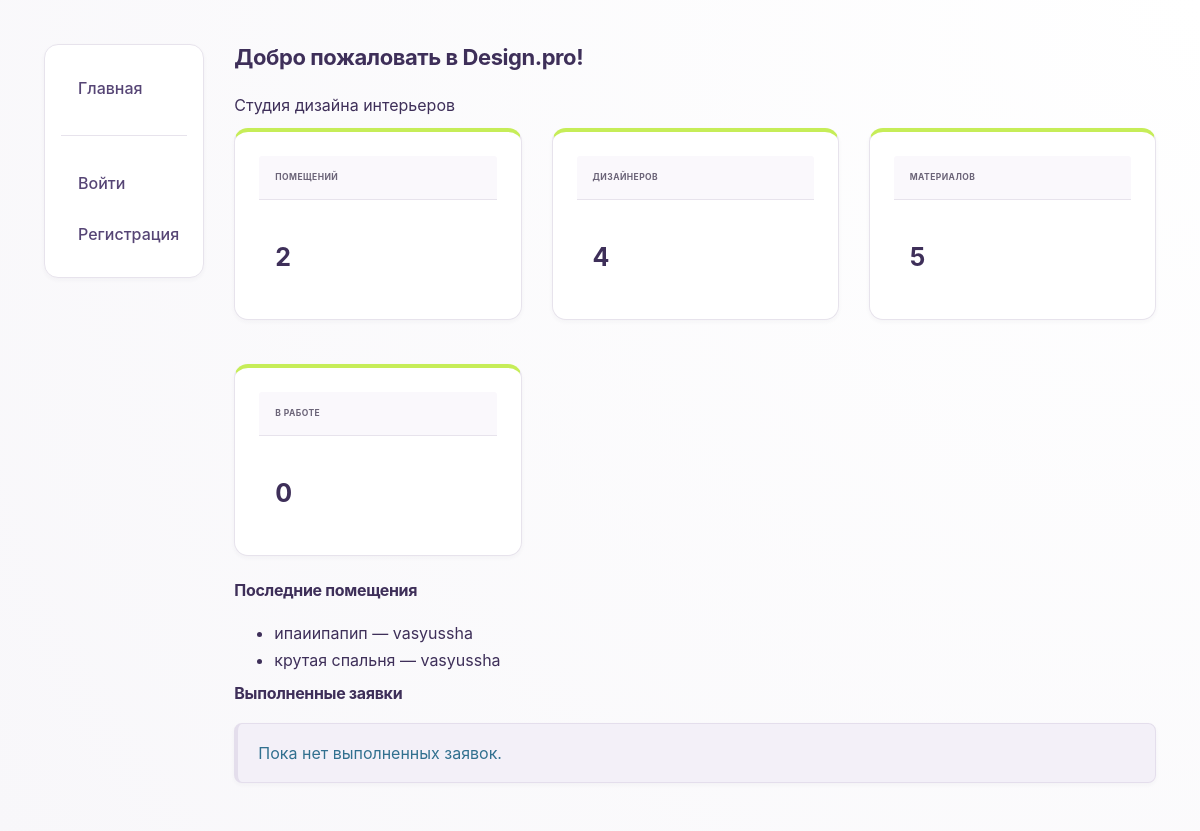
The app's page /, older data.
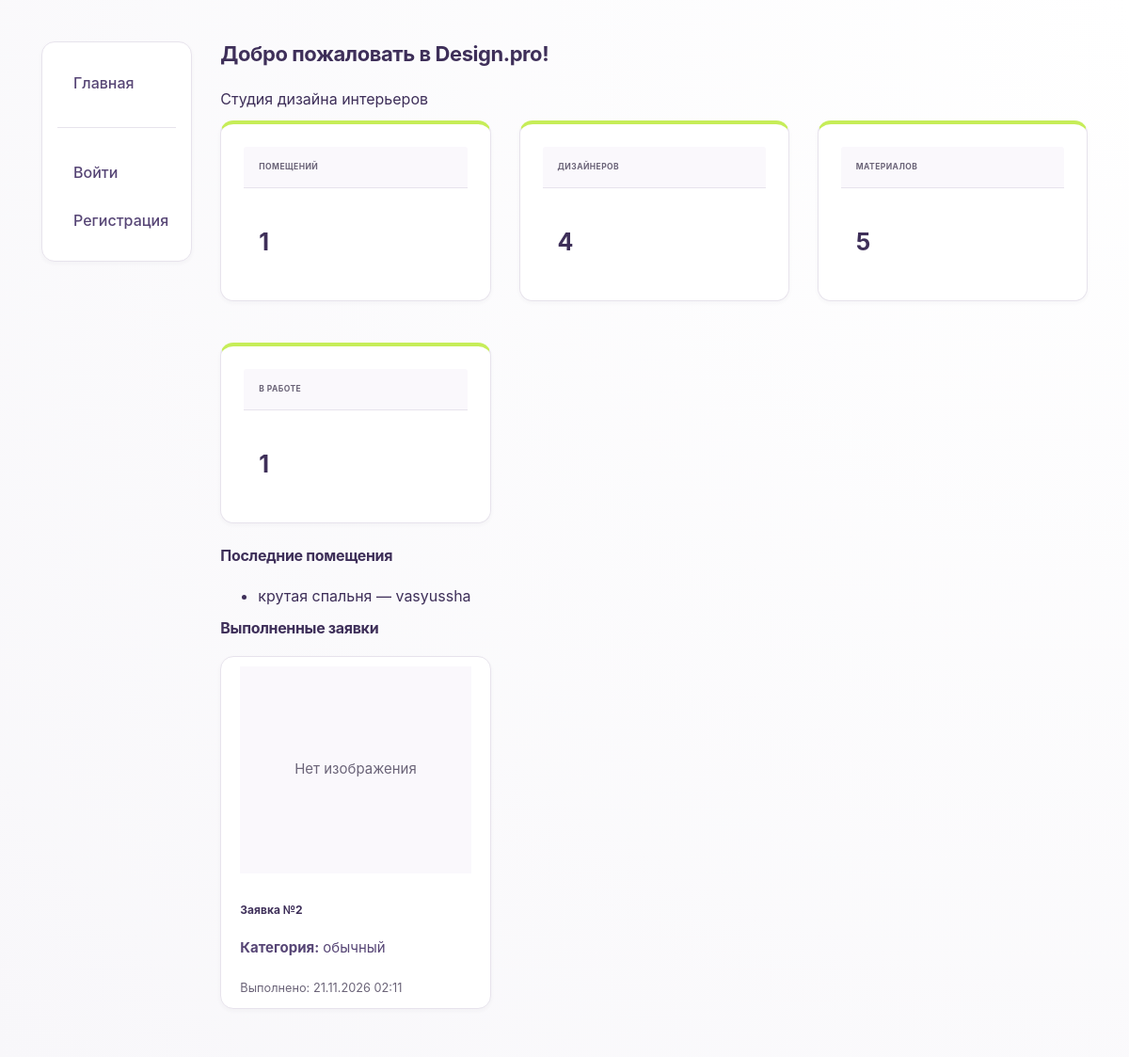
The same page, newer data.
### studio/models.py (models this page shows, shortened)
class Room(models.Model):
    STATUS_CHOICES = (
        ('new', 'Новое'),
        ('in_progress', 'В работе'),
        ('done', 'Готово'),
    )
    id = models.UUIDField(primary_key=True, default=uuid.uuid4, editable=False)
    user = models.ForeignKey(User, on_delete=models.CASCADE, verbose_name="Пользователь", related_name='rooms')
    title = models.CharField(max_length=200, verbose_name="Название помещения")
    room_type = models.CharField(
        max_length=50,
        choices=[
            ('living', 'Гостиная'),
            ('bedroom', 'Спальня'),
            ('kitchen', 'Кухня'),
            ('bathroom', 'Ванная'),
            ('office', 'Кабинет'),
            ('other', 'Другое'),
        ],
        verbose_name="Тип помещения"
    )
    area = models.FloatField(verbose_name="Площадь (м²)", null=True, blank=True)
    description = models.TextField(blank=True, verbose_name="Описание пожеланий", help_text="Опишите, как вы хотите оформить это помещение")
    plan_image = models.ImageField(upload_to='room_plans/', verbose_name="План помещения", help_text="Загрузите план или фото помещения")
    status = models.CharField(max_length=15, choices=STATUS_CHOICES, default='new', verbose_name="Статус")
    created_at = models.DateTimeField(auto_now_add=True, verbose_name="Дата создания")
    updated_at = models.DateTimeField(auto_now=True, verbose_name="Дата обновления")
    class Meta:
        ordering = ['-created_at']
        verbose_name = "Помещение"
        verbose_name_plural = "Помещения"
        permissions = (("can_make_proposal", "Предлагать варианты оформления"),)
    def get_absolute_url(self):
        return reverse('room-detail', args=[str(self.id)])

class Request(models.Model):
    STATUS_CHOICES = [
        ('new', 'Новая'),
        ('in_progress', 'Принято в работу'),
        ('done', 'Выполнено'),
        ('rejected', 'Отклонена'),
    ]
    user = models.ForeignKey(User, on_delete=models.CASCADE, verbose_name="Пользователь")
    title = models.CharField(max_length=200, verbose_name="Название")
    category = models.ForeignKey(Category, on_delete=models.SET_NULL, null=True, verbose_name="Категория")
    room_type = models.CharField(
        max_length=20,
        choices=[
            ('bedroom', 'Спальня'),
            ('bathroom', 'Ванная'),
            ('kitchen', 'Кухня'),
            ('living_room', 'Гостиная'),
            ('office', 'Офис'),
            ('other', 'Другое'),
        ],
        default='other',
        verbose_name="Тип помещения"
    )
    message = models.TextField(verbose_name="Описание")
    photo = models.ImageField(upload_to='request_photos/', verbose_name="Фото помещения или план")
    design_image = models.ImageField(upload_to='design_images/', blank=True, null=True, verbose_name="Изображение готового дизайна")
    status = models.CharField(max_length=20, choices=STATUS_CHOICES, default='new', verbose_name="Статус")
    created_at = models.DateTimeField(auto_now_add=True, verbose_name="Дата создания")
    updated_at = models.DateTimeField(auto_now=True, verbose_name="Дата обновления")
    designer_comment = models.TextField(
        blank=True,
        null=True,
        verbose_name="Комментарий дизайнера",
        help_text="Опишите, что было сделано или какие есть нюансы"
    )
    class Meta:
        ordering = ['-created_at']
        verbose_name = "Заявка"
        verbose_name_plural = "Заявки"

class Category(models.Model):
    name = models.CharField(max_length=100, verbose_name="Название категории")
    description = models.TextField(blank=True, verbose_name="Описание")
    class Meta:
        ordering = ['name']
        verbose_name = "Категория заявки"
        verbose_name_plural = "Категории заявок"
    def __str__(self):
        return self.name

### studio/views.py (the view)
# urls.py: path('', views.index, name='index'),
def index(request):
    num_rooms = Room.objects.count()
    num_designers = Designer.objects.count()
    num_materials = Material.objects.count()
    num_in_progress = Request.objects.filter(status='in_progress').count()
    completed_requests = Request.objects.filter(status='done').order_by('-created_at')[:4]
    recent_rooms = Room.objects.all()[:2]
    designers = Designer.objects.all()[:2]
    recent_materials = Material.objects.all()[:2]
    context = {
        'num_rooms': num_rooms,
        'num_designers': num_designers,
        'num_materials': num_materials,
        'num_in_progress': num_in_progress,
        'completed_requests': completed_requests,
        'recent_rooms': recent_rooms,
        'designers': designers,
        'recent_materials': recent_materials,
    }
    return render(request, 'index.html', context)

### studio/templates/index.html
{% extends "base_generic.html" %}
{% block content %}
<h1>Добро пожаловать в Design.pro!</h1>
<p>Студия дизайна интерьеров</p>
<div class="row">
    <div class="col-md-4">
        <div class="panel panel-primary stats-card">
            <div class="panel-heading"><h3>Помещений</h3></div>
            <div class="panel-body"><h2>{{ num_rooms }}</h2></div>
        </div>
    </div>
    <div class="col-md-4">
        <div class="panel panel-primary stats-card">
            <div class="panel-heading"><h3>Дизайнеров</h3></div>
            <div class="panel-body"><h2>{{ num_designers }}</h2></div>
        </div>
    </div>
    <div class="col-md-4">
        <div class="panel panel-primary stats-card">
            <div class="panel-heading"><h3>Материалов</h3></div>
            <div class="panel-body"><h2>{{ num_materials }}</h2></div>
        </div>
    </div>
</div>
<div class="row" style="margin-top: 20px;">
    <div class="col-md-4">
        <div class="panel panel-primary stats-card">
            <div class="panel-heading"><h3>В работе</h3></div>
            <div class="panel-body"><h2>{{ num_in_progress }}</h2></div>
        </div>
    </div>
</div>
<h2>Последние помещения</h2>
<ul>
    {% for room in recent_rooms %}
    <li><a href="{{ room.get_absolute_url }}">{{ room.title }}</a> — {{ room.user.username }}</li>
    {% empty %}
    <li>Пока нет помещений.</li>
    {% endfor %}
</ul>
<h2>Выполненные заявки</h2>
{% if completed_requests %}
<div class="row">
    {% for req in completed_requests %}
    <div class="col-md-4">
        <div class="panel panel-with-image">
            {% if req.design_image %}
                <img src="{{ req.design_image.url }}" alt="{{ req.title|default:'Заявка' }}">
            {% elif req.photo %}
                <img src="{{ req.photo.url }}" alt="{{ req.title|default:'Заявка' }}">
            {% else %}
                <div style="height: 220px; background: #FAF8FC; display: flex; align-items: center; justify-content: center; color: #6B6478;">
                    Нет изображения
                </div>
            {% endif %}
            {% if req.title %}
                <h3>{{ req.title }}</h3>
            {% else %}
                <h3>Заявка №{{ req.id }}</h3>
            {% endif %}
            <p><strong>Категория:</strong> {{ req.category|default:"Не указана" }}</p>
            <p><small style="color: #6B6478;">Выполнено: {{ req.updated_at|date:"d.m.Y H:i" }}</small></p>
        </div>
    </div>
    {% endfor %}
</div>
{% else %}
<div class="alert alert-info">
    <p>Пока нет выполненных заявок.</p>
</div>
{% endif %}
{% endblock %}

Row changes from the older to the newer data that the page shows:
removed Room: title "ипаиипапип", user.username "vasyussha"
added Request: photo "Нет изображения", id "2", category "обычный", updated_at "21.11.2026 02:11"
Text that changed along with them:
{{ num_rooms }}: "2" → "1"
{{ num_in_progress }}: "0" → "1"
text no longer shown: "Пока нет выполненных заявок."
